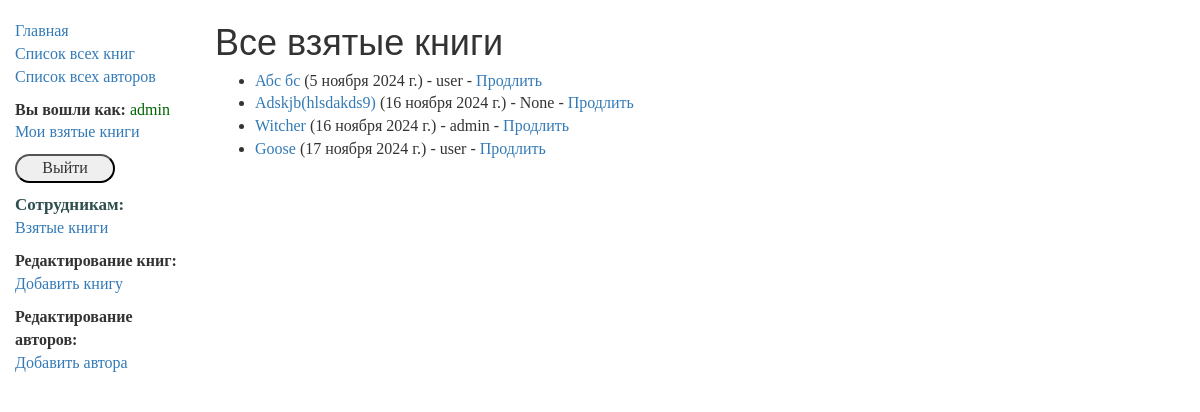
Page /catalog/borrowed/ (signed in) on the committed database.
### catalog/models.py (models this page shows, shortened)
class BookInstance(models.Model):
    id = models.UUIDField(primary_key=True, default=uuid.uuid4,
                          help_text="Unique ID for this particular book across the whole library")
    book = models.ForeignKey('Book', on_delete=models.SET_NULL, null=True)
    imprint = models.CharField(max_length=200)
    due_back = models.DateField(null=True, blank=True)
    LOAN_STATUS = (
        ('m', 'Maintenance'),
        ('o', 'On loan'),
        ('a', 'Available'),
        ('r', 'Reserved')
    )
    borrower = models.ForeignKey(User,on_delete=models.SET_NULL, null=True, blank=True)
    @property
    def is_overdue(self):
        if self.due_back and date.today() > self.due_back:
            return True
        return False
    status = models.CharField(max_length=1, choices=LOAN_STATUS, blank=True, default='m',
                              help_text="Book availability")
    class Meta:
        ordering = ['due_back']
        permissions = (("can_mark_returned", "Set book as returned"),)

class Book(models.Model):
    title = models.CharField(max_length=200)
    author = models.ForeignKey('Author', on_delete=models.SET_NULL, null=True)
    summary = models.TextField(max_length=1000, help_text="Enter a brief description of the book")
    isbn = models.CharField('ISBN', max_length=13, help_text='13 Character <a href="https://www.isbn-international.org/content/what-isbn">ISBN number</a>')
    genre = models.ManyToManyField(Genre, help_text="Select a genre for this book")
    def display_genre(self):
        return ','.join([ genre.name for genre in self.genre.all()[:3]])
    display_genre.short_description = 'Genre'

### catalog/views.py (the view)
class BorrowedBooksListView(PermissionRequiredMixin, ListView):
    model = BookInstance
    template_name = 'catalog/borrowed_books_list.html'
    context_name = 'all-borrowed'
    permission_required = 'catalog.can_mark_returned'
    def get_queryset(self):
        return BookInstance.objects.filter(status__exact='o').order_by('due_back')

### catalog/templates/catalog/borrowed_books_list.html
{% extends "base_generic.html" %}
{% block content %}
    <h1>Все взятые книги</h1>
    {% if bookinstance_list %}
    <ul>
      {% for bookinst in bookinstance_list %}
      <li class="{% if bookinst.is_overdue %}text-danger{% endif %}">
        <a href="{% url 'book-detail' bookinst.book.pk %}">{{bookinst.book.title}}</a> ({{ bookinst.due_back }}) {% if user.is_staff %}- {{ bookinst.borrower }}{% endif %} {% if perms.catalog.can_mark_returned %}- <a href="{% url 'renew-book-librarian' bookinst.id %}">Продлить</a>  {% endif %}
      </li>
      {% endfor %}
    </ul>
    {% else %}
      <p>Книги не взяты.</p>
    {% endif %}
{% endblock %}

### catalog/templates/base_generic.html (shortened to what this page needs)
<!doctype html>
<html lang="en">
  <head>
    <link
      rel="stylesheet"
      href="https://maxcdn.bootstrapcdn.com/bootstrap/3.3.7/css/bootstrap.min.css" />
    {% load static %}
    <link rel="stylesheet" href="{% static 'css/styles.css' %}" />
  </head>
  <body>
    <div class="container-fluid">
      <div class="row">
        <div class="col-sm-2">
          {% block sidebar %}
            <ul class="sidebar-nav">
              <li><a href="{% url 'index' %}">Главная</a></li>
              <li><a href="{% url 'books' %}">Список всех книг</a></li>
              <li><a href="{% url 'authors' %}">Список всех авторов</a></li>
               {% if user.is_authenticated %}
                <li class="user">Вы вошли как: <span>{{ user.get_username }}</span></li>
        <li><a href="{% url 'my-borrowed' %}">Мои взятые книги</a></li>
                <li>
         <form method="post" action="{% url 'logout' %}">
             <button>Выйти</button>
</form>
     </li>
   {% else %}
     <li> <form method="post" action="{% url 'login' %}">
    {% csrf_token %}
             <button>Войти</button>
</form>
     </li>
   {% endif %}
                 {% if request.user.is_staff %}
                <li class="staff">Сотрудникам:</li>
                <li><a href="{% url 'all-borrowed' %}">Взятые книги</a></li>
                <li class="edit">Редактирование книг:</li>
                <li><a href="{% url 'book-create' %}">Добавить книгу</a></li>
                <li class="edit">Редактирование авторов:</li>
                <li><a href="{% url 'author-create' %}">Добавить автора</a></li>
                {% endif %}
  </ul>
          {% endblock %}
        </div>
        <div class="col-sm-10 ">{% block content %} {% endblock %}</div>
      </div>
    </div>
  </body>
</html>

### catalog/static/css/styles.css (style rules this page uses)
.sidebar-nav { margin-top: 20px; padding: 0; list-style: none; }
ul > li { font-family: "Times New Roman"; font-size: 16px; }
.user { margin: 10px 0 0 0; font-size: 16px; font-weight: 600; }
.user > span { color: darkgreen; font-family: "Comic Sans MS"; font-weight: 400; }
form > button { margin: 10px 0 0 0; width: 100px; border-radius: 15px; font-family: "Comic Sans MS"; }
.staff { margin: 10px 0 0 0; font-size: 17px; color: darkslategray; font-weight: 600; }
.edit { margin: 10px 0 0 0; font-family: "Times New Roman"; font-size: 16px; font-weight: 600; }

### rows in the picture
BookInstance: book "Абс бс", due_back "5 ноября 2024 г.", borrower "user"
BookInstance: book "Adskjb(hlsdakds9)", due_back "16 ноября 2024 г.", borrower "None"
BookInstance: book "Witcher", due_back "16 ноября 2024 г.", borrower "admin"
BookInstance: book "Goose", due_back "17 ноября 2024 г.", borrower "user"

### other values in the picture
{{ user.get_username }} "admin"
